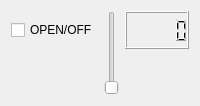
             <widget class="QWidget" name="tab_14">
              <attribute name="title">
               <string>Light</string>
              </attribute>
              <layout class="QGridLayout" name="gridLayout_15">
               <item row="0" column="2">
                <widget class="QLCDNumber" name="lcdNumber_Light">
                 <property name="sizePolicy">
                  <sizepolicy hsizetype="Minimum" vsizetype="Expanding">
                   <horstretch>0</horstretch>
                   <verstretch>0</verstretch>
                  </sizepolicy>
                 </property>
                </widget>
               </item>
               <item row="0" column="0">
                <widget class="QCheckBox" name="checkBox_Light">
                 <property name="text">
                  <string>OPEN/OFF</string>
                 </property>
                </widget>
               </item>
               <item row="1" column="2">
                <spacer name="verticalSpacer_5">
                 <property name="orientation">
                  <enum>Qt::Vertical</enum>
                 </property>
                 <property name="sizeHint" stdset="0">
                  <size>
                   <width>20</width>
                   <height>40</height>
                  </size>
                 </property>
                </spacer>
               </item>
               <item row="0" column="1" rowspan="2">
                <widget class="QSlider" name="verticalSlider_Light">
                 <property name="orientation">
                  <enum>Qt::Vertical</enum>
                 </property>
                </widget>
               </item>
              </layout>
             </widget>
